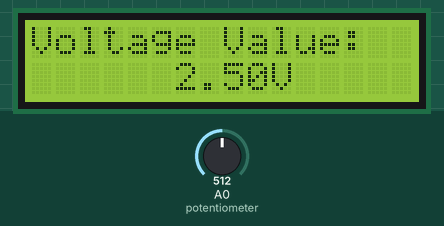
A sketch run on a simulated Arduino Uno, built with avr-gcc and run on an emulated ATmega328P. On the bench: 16×2 character LCD. The inputs (shaded band) are chosen by the test bench; at power-on: A0 (potentiometer) = 512. What the sketch prints to the serial monitor is not drawn.

Above: at 1.2 s.
1.3 s: A0 (potentiometer) set to 716
At 2.4 s:
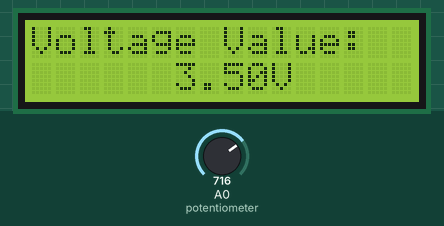
2.9 s: A0 (potentiometer) set to 900
At 4.0 s:
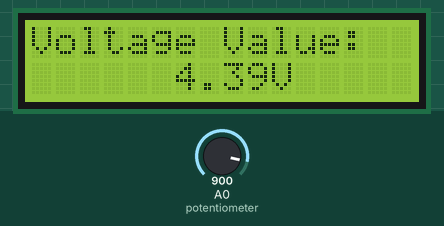
4.5 s: A0 (potentiometer) set to 1023
At 5.7 s:
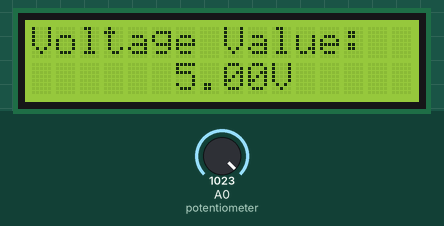
Timing chart, 0 to 7.5 s (numbered marks = the images above; inputs shaded):
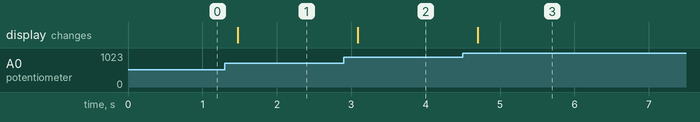

Measured:
- after the input at 1.3 s, the display: changes after 0.18 s (image 1)
- after the input at 2.9 s, the display: changes after 0.19 s (image 2)
- after the input at 4.5 s, the display: changes after 0.20 s (image 3)

The sketch:

Voltmeter.ino
```cpp
/***************************************
 * name:Voltmeter
 * function:adjust the potentiometer connected to pin A0, you will see the voltage displayed on the LCD1602 varies accordingly.
 ***************************************/
//Email: support@sunfounder.com
//Website: www.sunfounder.com

#include <LiquidCrystal.h>
/****************************************************/
const int analogIn = A0;//potentiometer attach to A0
LiquidCrystal lcd(4, 6, 10, 11, 12, 13);//lcd(RS,E,D4,D5,D6.D7)
float val = 0;// define the variable as value=0
/****************************************************/
void setup()
{
  Serial.begin(9600);//Initialize the serial serial
  lcd.begin(16, 2);// set the position of the characters on the LCD as Line 2, Column 16
  lcd.print("Voltage Value:");//print "Voltage Value:"
}
/****************************************************/
void loop()
{
  val = analogRead(A0);//Read the value of the potentiometer to val
  val = val/1024*5.0;// Convert the data to the corresponding voltage value in a math way
  Serial.print(val);//Print the number of val on the serial monitor
  Serial.print("V"); // print the unit as V, short for voltage on the serial monitor
  lcd.setCursor(6,1);//Place the cursor at Line 1, Column 6. From here the characters are to be displayed
  lcd.print(val);//Print the number of val on the LCD
  lcd.print("V");//Then print the unit as V, short for voltage on the LCD
  delay(200); //Wait for 200ms
}
```
